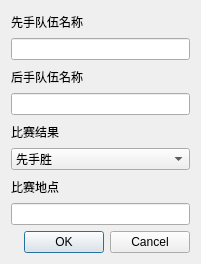
<?xml version="1.0" encoding="UTF-8"?>
<ui version="4.0">
 <class>InforDialog</class>
 <widget class="QDialog" name="InforDialog">
  <property name="geometry">
   <rect>
    <x>0</x>
    <y>0</y>
    <width>201</width>
    <height>264</height>
   </rect>
  </property>
  <property name="windowTitle">
   <string>录入比赛信息</string>
  </property>
  <layout class="QVBoxLayout" name="verticalLayout_2">
   <item>
    <layout class="QVBoxLayout" name="verticalLayout">
     <item>
      <widget class="QLabel" name="label">
       <property name="text">
        <string>先手队伍名称</string>
       </property>
      </widget>
     </item>
     <item>
      <widget class="QLineEdit" name="former"/>
     </item>
     <item>
      <widget class="QLabel" name="label_2">
       <property name="text">
        <string>后手队伍名称</string>
       </property>
      </widget>
     </item>
     <item>
      <widget class="QLineEdit" name="latter"/>
     </item>
     <item>
      <widget class="QLabel" name="label_4">
       <property name="text">
        <string>比赛结果</string>
       </property>
      </widget>
     </item>
     <item>
      <widget class="QComboBox" name="result">
       <item>
        <property name="text">
         <string>先手胜</string>
        </property>
       </item>
       <item>
        <property name="text">
         <string>后手胜</string>
        </property>
       </item>
       <item>
        <property name="text">
         <string>平局</string>
        </property>
       </item>
      </widget>
     </item>
     <item>
      <widget class="QLabel" name="label_3">
       <property name="text">
        <string>比赛地点</string>
       </property>
      </widget>
     </item>
     <item>
      <widget class="QLineEdit" name="place"/>
     </item>
     <item>
      <widget class="QDialogButtonBox" name="buttonBox">
       <property name="orientation">
        <enum>Qt::Horizontal</enum>
       </property>
       <property name="standardButtons">
        <set>QDialogButtonBox::Cancel|QDialogButtonBox::Ok</set>
       </property>
      </widget>
     </item>
    </layout>
   </item>
  </layout>
 </widget>
 <resources/>
 <connections>
  <connection>
   <sender>buttonBox</sender>
   <signal>accepted()</signal>
   <receiver>InforDialog</receiver>
   <slot>accept()</slot>
   <hints>
    <hint type="sourcelabel">
     <x>248</x>
     <y>254</y>
    </hint>
    <hint type="destinationlabel">
     <x>157</x>
     <y>274</y>
    </hint>
   </hints>
  </connection>
  <connection>
   <sender>buttonBox</sender>
   <signal>rejected()</signal>
   <receiver>InforDialog</receiver>
   <slot>reject()</slot>
   <hints>
    <hint type="sourcelabel">
     <x>316</x>
     <y>260</y>
    </hint>
    <hint type="destinationlabel">
     <x>286</x>
     <y>274</y>
    </hint>
   </hints>
  </connection>
 </connections>
</ui>
